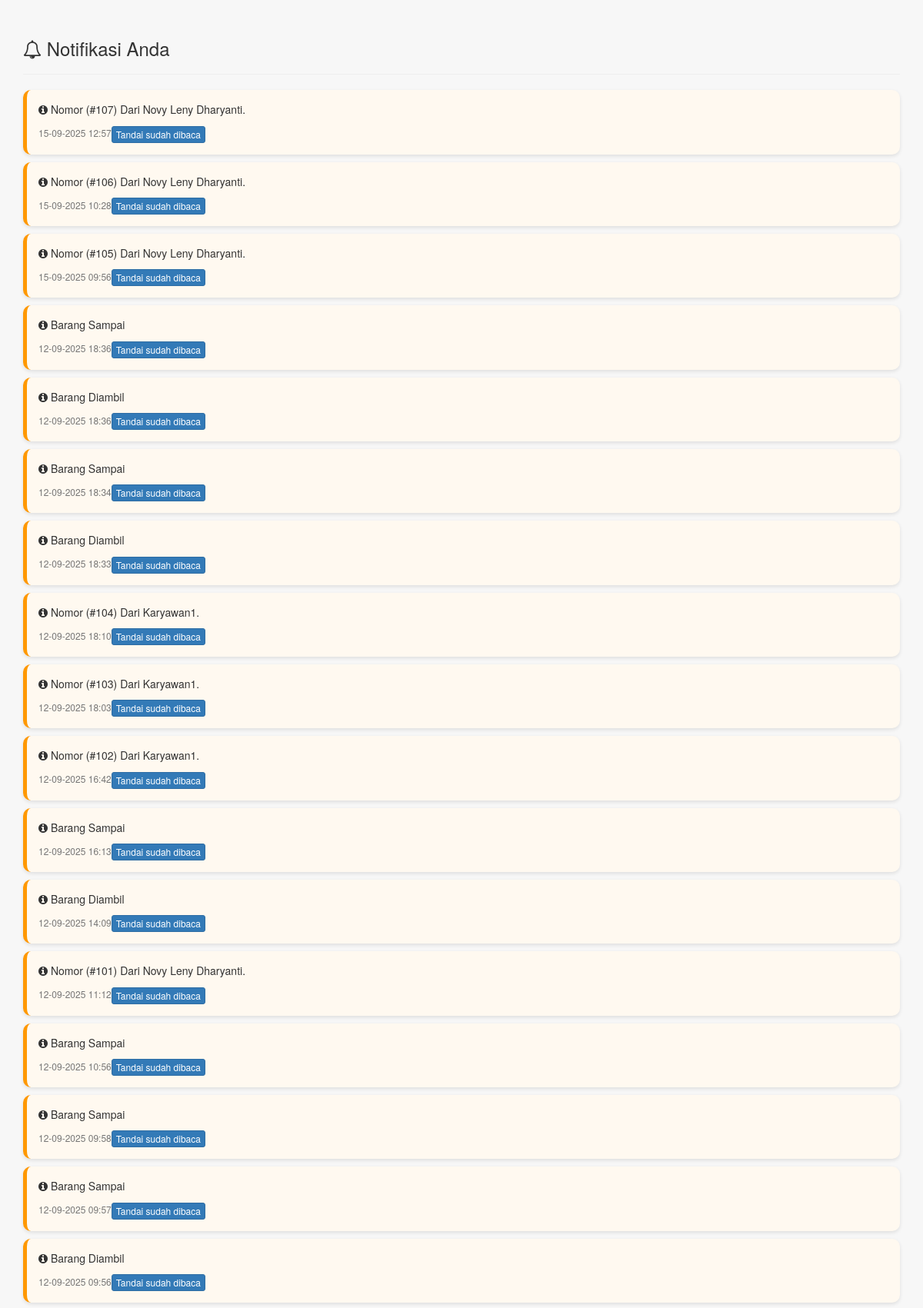
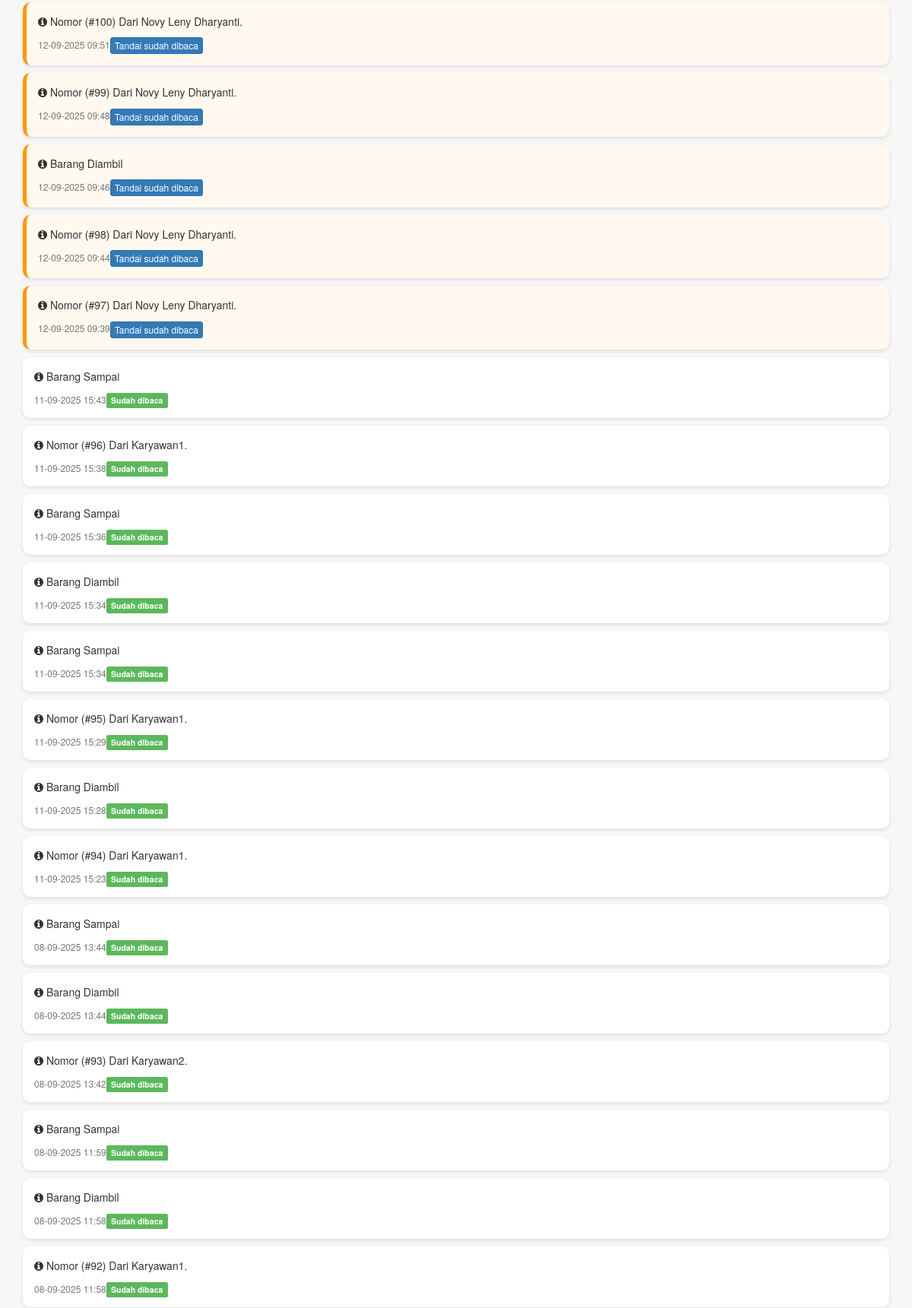
The page /pelanggan/notifikasi.php (signed in, upper part) on the database its author committed (2 pictures, top to bottom).
### tables this page shows
CREATE TABLE `tb_notifikasi` (
  `id_notif` int(11) NOT NULL,
  `id_pelanggan` int(11) NOT NULL,
  `pesan` varchar(255) NOT NULL,
  `status` enum('unread','read') DEFAULT 'unread',
  `tanggal` datetime DEFAULT current_timestamp(),
  `created_at` timestamp NULL DEFAULT current_timestamp(),
  `updated_at` timestamp NULL DEFAULT current_timestamp() ON UPDATE current_timestamp()
);

### pelanggan/notifikasi.php (the view, shortened to what this page needs)
<?php
include '../koneksi/koneksi.php';
$id_pelanggan = $_SESSION['id'];
$notif_q = mysqli_query($db, "SELECT * FROM tb_notifikasi
                              WHERE id_pelanggan='$id_pelanggan'
                              ORDER BY tanggal DESC");
?>
<!DOCTYPE html>
<html lang="id">
<head>
  <link rel="stylesheet" href="../assets/bootstrap/css/bootstrap.min.css">
  <link rel="stylesheet" href="../assets/font-awesome/css/font-awesome.min.css">
</head>
<body>
<div class="container" style="margin-top:30px;">
  <h3><i class="fa fa-bell-o"></i> Notifikasi Anda</h3>
  <hr>
  <?php
  if (mysqli_num_rows($notif_q) > 0) {
      while ($n = mysqli_fetch_assoc($notif_q)) {
          $statusClass = $n['status'] == 'unread' ? 'unread' : '';
          echo '
          <div class="notif-card '.$statusClass.'">
            <p><i class="fa fa-info-circle text-aqua"></i> '.$n['pesan'].'</p>
            <div class="d-flex justify-content-between">
              <span class="notif-time">'.date("d-m-Y H:i", strtotime($n['tanggal'])).'</span>';
          if ($n['status'] == 'unread') {
              echo '<a href="notifikasi.php?read='.$n['id_notif'].'" class="btn btn-xs btn-primary">
                      Tandai sudah dibaca
                    </a>';
          } else {
              echo '<span class="label label-success">Sudah dibaca</span>';
          }
          echo '</div>
          </div>';
      }
  } else {
      echo '<div class="alert alert-info"><i class="fa fa-check"></i> Tidak ada notifikasi.</div>';
  }
  ?>
</div>
</body>
</html>

### pelanggan/notifikasi.php (style rules this page uses)
body { background: #f7f7f7; }
.notif-card { background: #fff; border-radius: 10px; padding: 15px; margin-bottom: 10px; box-shadow: 0 2px 5px rgba(0,0,0,0.1); transition: 0.2s; }
.notif-card.unread { border-left: 5px solid #ff9800; background: #fff9f0; }
.notif-time { font-size: 12px; color: #777; }

### rows shown on the page
tb_notifikasi: pesan "Nomor (#107) Dari Novy Leny Dharyanti.", tanggal "15-09-2025 12:57"
tb_notifikasi: pesan "Nomor (#106) Dari Novy Leny Dharyanti.", tanggal "15-09-2025 10:28"
tb_notifikasi: pesan "Nomor (#105) Dari Novy Leny Dharyanti.", tanggal "15-09-2025 09:56"
tb_notifikasi: pesan "Barang Sampai", tanggal "12-09-2025 18:36"
tb_notifikasi: pesan "Barang Diambil", tanggal "12-09-2025 18:36"
tb_notifikasi: pesan "Barang Sampai", tanggal "12-09-2025 18:34"
tb_notifikasi: pesan "Barang Diambil", tanggal "12-09-2025 18:33"
tb_notifikasi: pesan "Nomor (#104) Dari Karyawan1.", tanggal "12-09-2025 18:10"
tb_notifikasi: pesan "Nomor (#103) Dari Karyawan1.", tanggal "12-09-2025 18:03"
tb_notifikasi: pesan "Nomor (#102) Dari Karyawan1.", tanggal "12-09-2025 16:42"
tb_notifikasi: pesan "Barang Sampai", tanggal "12-09-2025 16:13"
tb_notifikasi: pesan "Barang Diambil", tanggal "12-09-2025 14:09"
tb_notifikasi: pesan "Nomor (#101) Dari Novy Leny Dharyanti.", tanggal "12-09-2025 11:12"
tb_notifikasi: pesan "Barang Sampai", tanggal "12-09-2025 10:56"
tb_notifikasi: pesan "Barang Sampai", tanggal "12-09-2025 09:58"
tb_notifikasi: pesan "Barang Sampai", tanggal "12-09-2025 09:57"
tb_notifikasi: pesan "Barang Diambil", tanggal "12-09-2025 09:56"
tb_notifikasi: pesan "Nomor (#100) Dari Novy Leny Dharyanti.", tanggal "12-09-2025 09:51"
tb_notifikasi: pesan "Nomor (#99) Dari Novy Leny Dharyanti.", tanggal "12-09-2025 09:48"
tb_notifikasi: pesan "Barang Diambil", tanggal "12-09-2025 09:46"
tb_notifikasi: pesan "Nomor (#98) Dari Novy Leny Dharyanti.", tanggal "12-09-2025 09:44"
tb_notifikasi: pesan "Nomor (#97) Dari Novy Leny Dharyanti.", tanggal "12-09-2025 09:39"
tb_notifikasi: pesan "Barang Sampai", tanggal "11-09-2025 15:43", status "Sudah dibaca"
tb_notifikasi: pesan "Nomor (#96) Dari Karyawan1.", tanggal "11-09-2025 15:38", status "Sudah dibaca"
tb_notifikasi: pesan "Barang Sampai", tanggal "11-09-2025 15:36", status "Sudah dibaca"
tb_notifikasi: pesan "Barang Diambil", tanggal "11-09-2025 15:34", status "Sudah dibaca"
tb_notifikasi: pesan "Barang Sampai", tanggal "11-09-2025 15:34", status "Sudah dibaca"
tb_notifikasi: pesan "Nomor (#95) Dari Karyawan1.", tanggal "11-09-2025 15:29", status "Sudah dibaca"
tb_notifikasi: pesan "Barang Diambil", tanggal "11-09-2025 15:28", status "Sudah dibaca"
tb_notifikasi: pesan "Nomor (#94) Dari Karyawan1.", tanggal "11-09-2025 15:23", status "Sudah dibaca"
tb_notifikasi: pesan "Barang Sampai", tanggal "08-09-2025 13:44", status "Sudah dibaca"
tb_notifikasi: pesan "Barang Diambil", tanggal "08-09-2025 13:44", status "Sudah dibaca"
tb_notifikasi: pesan "Nomor (#93) Dari Karyawan2.", tanggal "08-09-2025 13:42", status "Sudah dibaca"
tb_notifikasi: pesan "Barang Sampai", tanggal "08-09-2025 11:59", status "Sudah dibaca"
tb_notifikasi: pesan "Barang Diambil", tanggal "08-09-2025 11:58", status "Sudah dibaca"
tb_notifikasi: pesan "Nomor (#92) Dari Karyawan1.", tanggal "08-09-2025 11:58", status "Sudah dibaca"
